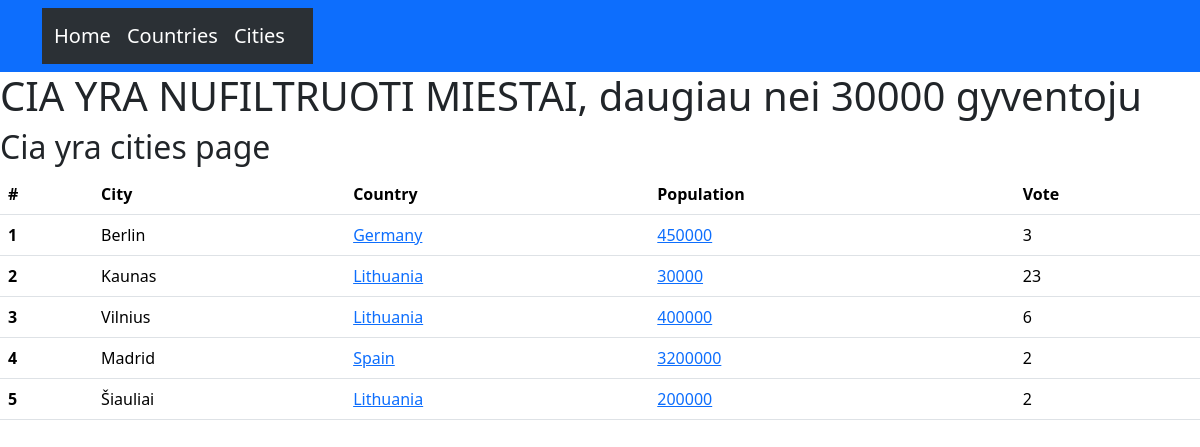
The app's page /country/cities/greater/30000 with its own data.
### country/models.py (models this page shows, shortened)
class BaseModel(models.Model):
    objects = models.Manager()
    DoesNotExist = models.Manager()
    class Meta:
        abstract = True

class City(BaseModel):
    city = models.CharField(max_length=50)
    city_population = models.IntegerField(default=0)
    country = models.ForeignKey(Country, on_delete=models.CASCADE)
    vote = models.IntegerField(default=0)

class Country(BaseModel):
    continent_choices = {
        "europa":"Europe",
        "afrika":"Africa",
        "s_amerika": "North America",
        "p_amerika": "South America",
        "azija": "Asia",
        "australija":"Australia",
        "antarktida":"Antarctic"
    }
    country = models.CharField(max_length=50, unique=True)
    population = models.IntegerField(default=0)
    pub_date = models.DateTimeField(default=now)
    continent = models.CharField(max_length=50, choices=continent_choices)

### country/views.py (the view)
# urls.py: path("cities/greater/<int:city_population>", get_cities_population_more_than, name='greater'),
def get_cities_population_more_than(request, city_population):
    bigger_cities = City.objects.filter(city_population__gte=city_population)
    context = {'cities': bigger_cities, 'population': city_population}
    return render(request, "country/cities.html", context)

### country/templates/country/cities.html
{% extends 'base.html' %}
{% block content %}
  {% if population > 0 %}
    <h1>CIA YRA NUFILTRUOTI MIESTAI, daugiau nei {{population}} gyventoju</h1>
  {% else %}
  <h1>CIA YRA VISI MIESTAI!</h1>
  {% endif %}
<body>
<h2>Cia yra cities page</h2>
    <table class="table">
  <thead>
    <tr>
      <th scope="col">#</th>
      <th scope="col">City</th>
      <th scope="col">Country</th>
      <th scope="col">Population</th>
      <th scope="col">Vote</th>
    </tr>
  </thead>
  <tbody>
      {% for city in cities %}
        <tr>
          <th scope="row">{{forloop.counter}}</th>
          <td>{{city.city}}</td>
          <td><a href="{% url 'countries:by_country' city.country.country %}">{{ city.country.country}}</a></td>
          <td><a href="{% url 'countries:greater' city.city_population   %}">{{ city.city_population}}</a>
          <td>{{city.vote}}</td>
        </tr>
      {% endfor %}
  </tbody>
    </table>
</body>
{% endblock %}

### records on screen
City: city "Berlin", country.country "Germany", city_population "450000", vote "3"
City: city "Kaunas", country.country "Lithuania", city_population "30000", vote "23"
City: city "Vilnius", country.country "Lithuania", city_population "400000", vote "6"
City: city "Madrid", country.country "Spain", city_population "3200000", vote "2"
City: city "Šiauliai", country.country "Lithuania", city_population "200000", vote "2"

### other values on screen
{{ population }} "30000"
